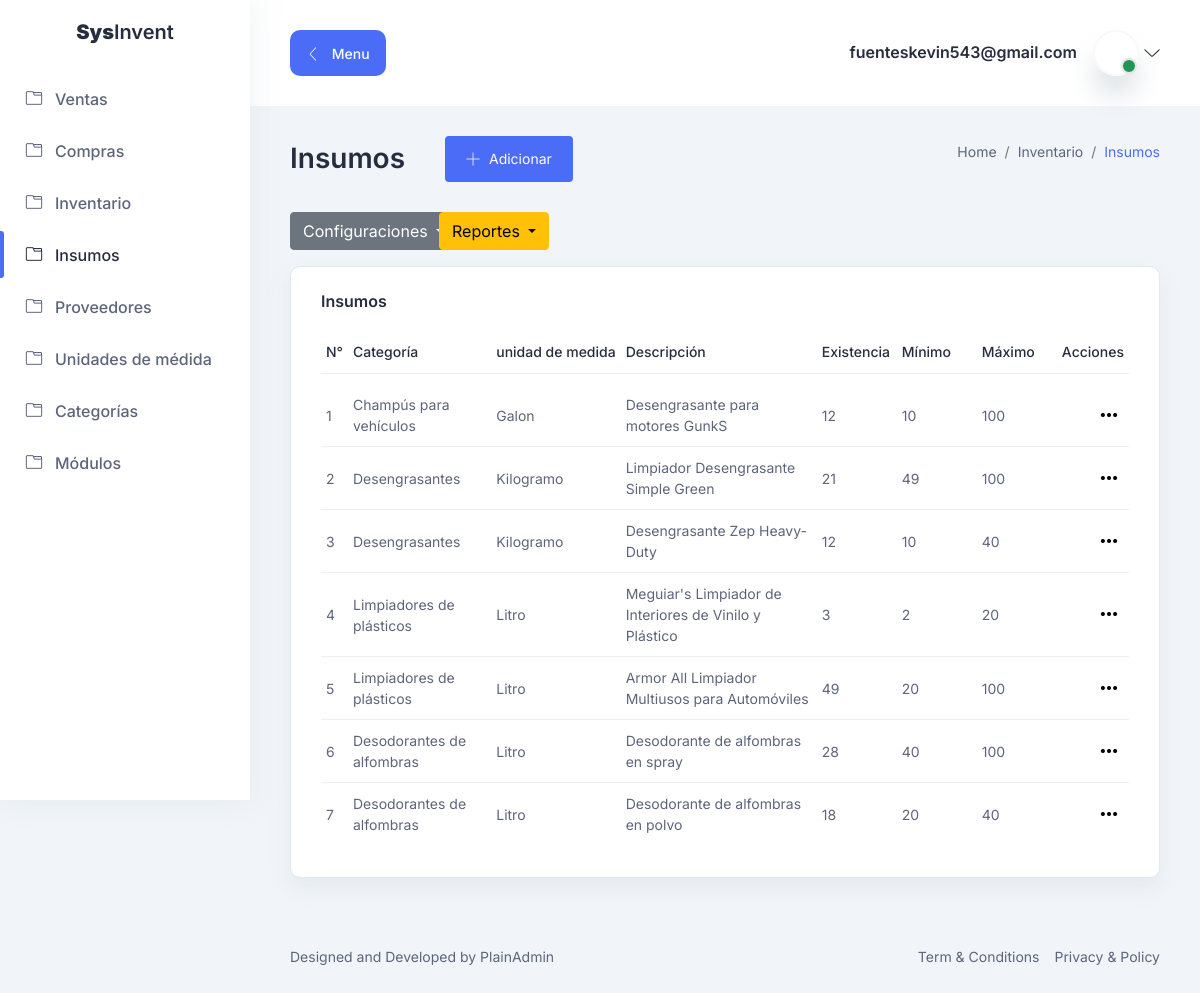
Before: /inventario/insumos/ (signed in) with the older database file.
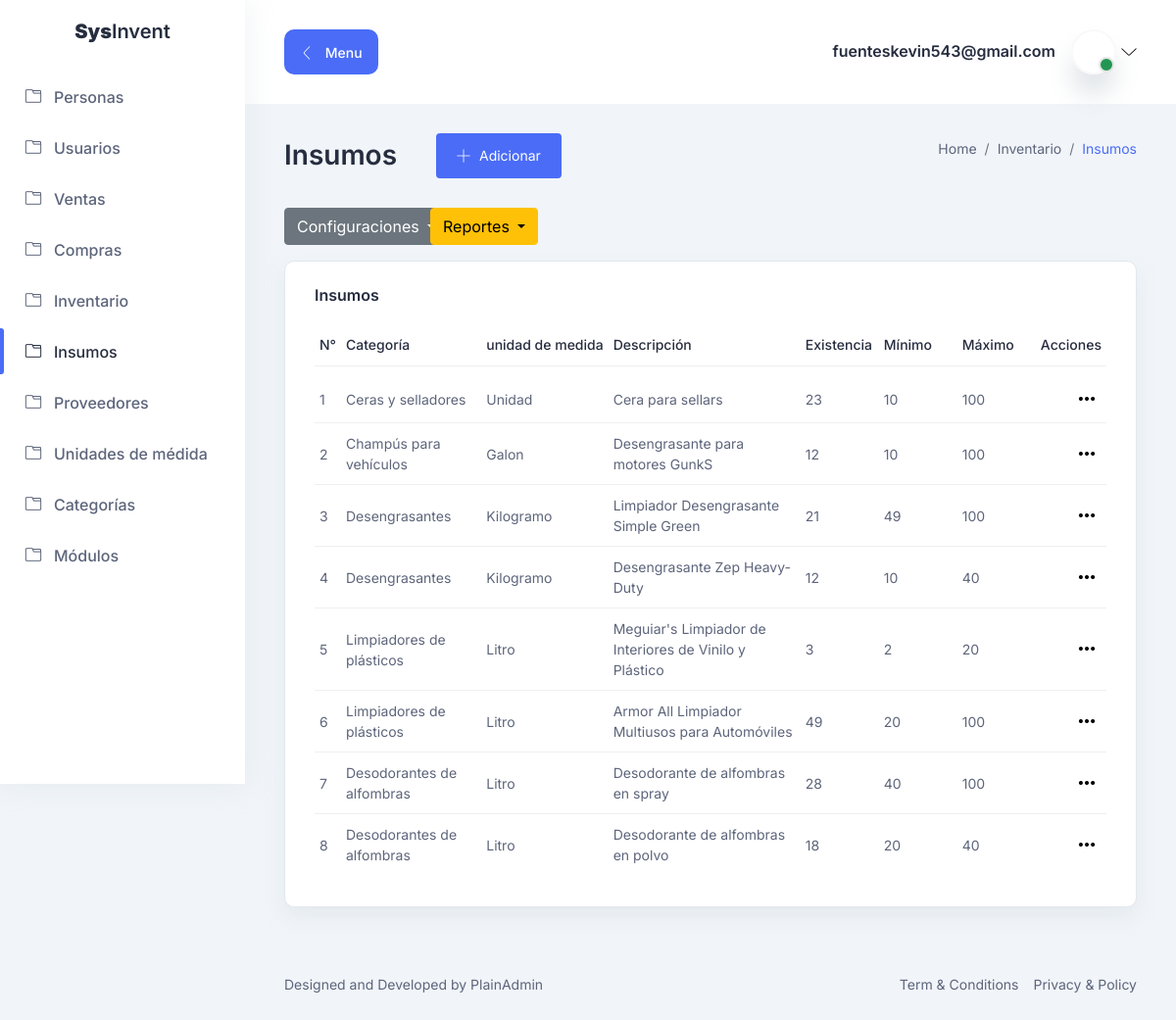
After: the same page with the newer database file.
### administracion/models.py (models this page shows, shortened)
class Modulo(ModeloBase):
    nombre = models.CharField(verbose_name="Nombre", unique=True, max_length=200)
    descripcion = models.CharField(verbose_name="Descripción", unique=True, max_length=200)
    name_tag = models.CharField(verbose_name="name tag", unique=True, max_length=200)
    activo = models.BooleanField(verbose_name="¿Módulo activo?")
    icon_class = models.CharField(verbose_name="icon class",default='lni lni-folder', max_length=200)
    class Meta:
        verbose_name = "Módulo del sistema"
        verbose_name_plural = "Módulos del sistema"
        ordering = ['-id']
    def url(self):
        try:
            url= reverse(self.name_tag.__str__())
        except Exception:
            url="Javascript:void(0)"
        return url

### inventario/models.py (models this page shows, shortened)
class Insumo(ModeloBase):
    categoria = models.ForeignKey(Categoria, verbose_name='Categoría', on_delete=models.CASCADE)
    unidad_medida = models.ForeignKey(UnidadMedida, verbose_name='Unidad de medida', on_delete=models.CASCADE)
    proveedor = models.ForeignKey(Proveedor, verbose_name="Proveedor", on_delete=models.CASCADE)
    descripcion = models.CharField(verbose_name="Insumo", unique=True, max_length=200)
    detalle = models.CharField(verbose_name="Descripción", null=True, max_length=300)
    minimo = models.IntegerField(verbose_name="Mínimo")
    maximo = models.IntegerField(verbose_name="Máximo")
    cantidad = models.IntegerField(verbose_name="Stock", default=0)
    costo_unitario = models.DecimalField(verbose_name="Costo Unitario", max_digits=30, decimal_places=2)
    precio_venta = models.DecimalField(verbose_name="Precio Venta", max_digits=30, decimal_places=2)
    class Meta:
        verbose_name = "Insumo"
        verbose_name_plural = "Insumos"
        ordering = ['-id']

class Categoria(ModeloBase):
    descripcion = models.CharField(verbose_name="Categoria", unique=True, max_length=200)
    class Meta:
        verbose_name = "Categoria"
        verbose_name_plural = "Categorias"
        ordering = ['-id']
    def __str__(self):
        return f'{self.descripcion}'

class UnidadMedida(ModeloBase):
    descripcion = models.CharField(verbose_name="Unidad de medida", unique=True, max_length=200)
    alias = models.CharField(verbose_name="Alias", unique=True, max_length=200)
    class Meta:
        verbose_name = "Unidad de medida"
        verbose_name_plural = "Unidades de medidas"
        ordering = ['-id']
    def __str__(self):
        return f'{self.descripcion}'

### inventario/views.py (the view)
# urls.py: path('insumos/', ViewInsumo.as_view(), name="insumo"),
class ViewInsumo(LoginRequiredMixin, ListView):
    template_name = "inventario/insumo/insumo_view.html"
    model = Insumo
    paginate_by = 10
    context_object_name = "insumos"
    def get_queryset(self):
        query= Insumo.objects.filter(status=True)
        return query

### inventario/models.py (called while the page is built)
    def __str__(self):
        return self.email

### inventario/templatetags/tags.py (called while the page is built)
@register.simple_tag
def get_modulos_list():
    modulos = Modulo.objects.filter(status=True, activo=True)
    return modulos

### project/processors.py (called while the page is built)
def context_dict(request):
    context = {}
    return context

### templates/inventario/insumo/insumo_view.html (shortened to what the changed rows need)
{% extends 'base.html' %}
{% block content %}
    <div class="title-wrapper pt-30">
        <div class="row align-items-center">
            <div class="col-md-6">
                <div class="title d-flex align-items-center flex-wrap mb-30">
                    <h2 class="mr-40">Insumos</h2>
                </div>
            </div>
        </div>
    </div>
    <div class="tables-wrapper">
        <div class="row">
            <div class="col-lg-12">
                <div class="card-style mb-30">
                    <div class="table-wrapper table-responsive">
                        <table class="table top-selling-table">
                            <thead>
                            <tr>
                                <th>
                                    <h6 class="text-sm text-medium">N°</h6>
                                </th>
                                <th class="min-width">
                                    <h6 class="text-sm text-medium">
                                        Categoría
                                    </h6>
                                </th>
                                <th class="min-width">
                                    <h6 class="text-sm text-medium">
                                        unidad de medida
                                    </h6>
                                </th>
                                <th>
                                    <h6 class="text-sm text-medium">Descripción</h6>
                                </th>
                                 <th class="min-width">
                                    <h6 class="text-sm text-medium">
                                        Existencia
                                    </h6>
                                </th>
                                <th class="min-width">
                                    <h6 class="text-sm text-medium">
                                        Mínimo
                                    </h6>
                                </th>
                                <th class="min-width">
                                    <h6 class="text-sm text-medium">
                                        Máximo
                                    </h6>
                                </th>
                                <th>
                                    <h6 class="text-sm text-medium text-end">
                                        Acciones
                                    </h6>
                                </th>
                            </tr>
                            </thead>
                            <tbody>
                            {% for insumo in insumos %}
                                <tr>
                                    <td>
                                        <p class="text-sm">{{ forloop.counter }}</p>
                                    </td>
                                    <td>
                                        <p class="text-sm">{{ insumo.categoria }}</p>
                                    </td>
                                    <td>
                                        <p class="text-sm">{{ insumo.unidad_medida }}</p>
                                    </td>
                                    <td>
                                        <p class="text-sm">{{ insumo.descripcion }}</p>
                                    </td>
                                    <td>
                                        <p class="text-sm">{{ insumo.cantidad }}</p>
                                    </td>
                                    <td>
                                        <p class="text-sm">{{ insumo.minimo }}</p>
                                    </td>
                                    <td>
                                        <p class="text-sm">{{ insumo.maximo }}</p>
                                    </td>
                                    <td>
                                        <div class="action justify-content-end">
                                            <button
                                                    class="more-btn ml-10 dropdown-toggle"
                                                    id="moreAction1"
                                                    data-bs-toggle="dropdown"
                                                    aria-expanded="false"
                                            ><i class="lni lni-more-alt"></i>
                                            </button>
                                        </div>
                                    </td>
                                    {% empty %}
                                <tr>
                                    <td>No existen registro</td>
                                </tr>
                            {% endfor %}
                            </tbody>
                        </table>
                    </div>
                </div>
            </div>
        </div>
    </div>
{% endblock %}

### templates/base.html (shortened to what the changed rows need)
<!DOCTYPE html>
{% load tags %}
{% load static %}
<html lang="es">
<head>
    <link rel="stylesheet" href="{% static 'assets/css/bootstrap.min.css' %}"/>
    <link rel="stylesheet" href="{% static 'assets/css/lineicons.css' %}"/>
    <link rel="stylesheet" href="{% static 'assets/css/materialdesignicons.min.css' %}"/>
    <link rel="stylesheet" href="{% static 'assets/css/fullcalendar.css' %}"/>
    <link rel="stylesheet" href="{% static 'assets/css/fullcalendar.css' %}"/>
    <link rel="stylesheet" href="{% static 'assets/css/main.css' %}"/>
    <link rel="stylesheet" href="{% static 'assets/css/sweetalert2.min.css' %}"/>
</head>
<body>
<aside class="sidebar-nav-wrapper">
    <nav class="sidebar-nav">
        <ul>
            {% get_modulos_list as menu %}
            {% for modulo in menu %}
                <li class="nav-item {% if modulo.url == request.get_full_path %} active {% endif %}">
                    <a href="{{ modulo.url }}">
              <span class="icon">
                 <i class="lni lni-folder"></i>
              </span>
                        <span class="text">{{ modulo.nombre }}</span>
                    </a>
                </li>
            {% endfor %}
        </ul>
    </nav>
</aside>
<main class="main-wrapper">
    <section class="section">
        <div class="container-fluid">
            {% block content %}
            {% endblock %}
        </div>
    </section>
</main>
</body>
</html>

Changed rows visible on the page:
added Modulo: nombre "Personas"
added Modulo: nombre "Usuarios"
added Insumo: categoria "Ceras y selladores", unidad_medida "Unidad", descripcion "Cera para sellars", cantidad "23", minimo "10", maximo "100"
